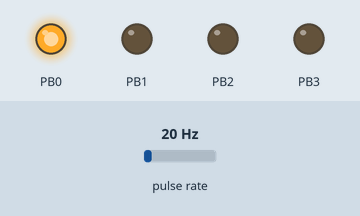
Bench run of a program on a simulated ATmega328P, built with avr-gcc and emulated at 1 MHz. On the bench: output pins drawn as LEDs (lit = HIGH). Wiring (inferred from the names in the program): pulse sensor: data PD4. Inputs (shaded band) come from the test bench; at power-on: pulse rate 20 Hz.

Above: at 1.2 s.
1.3 s: pulse rate (sensor on PD4) set to 50 Hz
At 1.9 s:
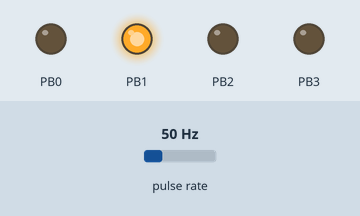
At 2.73 s:
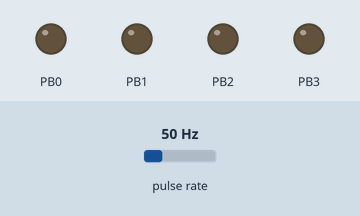
4.3 s: pulse rate (sensor on PD4) set to 4 Hz
At 5.8 s:
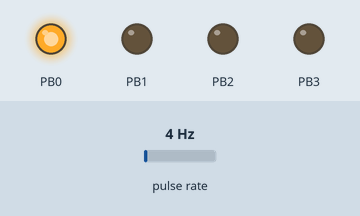
Timing chart, 0 to 7.3 s (numbered marks = the images above; inputs shaded):
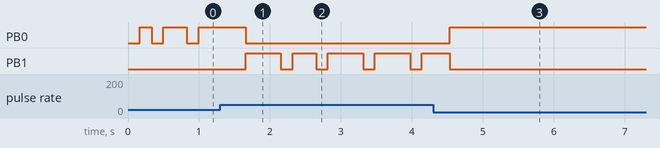

Measured:
- after the input at 1.3 s, PB1: LOW → HIGH after 0.36 s, → LOW 0.50 s later, → HIGH 0.17 s later, → LOW 0.33 s later, … (9 changes in this stretch)
- after the input at 4.3 s, PB0: LOW → HIGH after 0.24 s

The program:

main.c
```c
/*
 * IR(R).c
 *
 * Created: 10/06/2021 10:24:54 p. m.
 * Author : pablo
 */

#include <avr/io.h>
#include <util/delay.h>
#define F_CPU 1000000UL
#include "IRSTP/IRSTP.h"

int main(void)
{
	DDRB |=0x0F;
	PORTB|=0x00;
	int Cuenta = 0;
    while (1)
    {
		Cuenta = IR_initR();
		if(Cuenta == 1)
		{
			_delay_ms(100);
			PORTB = 0x01;
		}

		if(Cuenta == 2)
		{
			_delay_ms(100);
			PORTB &=~ 0x01;
		}

		if(Cuenta == 3)
		{
			_delay_ms(100);
			PORTB = 0x02;
		}

		if(Cuenta > 3)
		{
			_delay_ms(100);
			PORTB &=~ 0x02;
		}
    }
}
```

IRSTP.c
```c
/*
 * IRSTP.c
 *
 * Created: 10/06/2021 09:35:11 p. m.
 *  Author: pablo
 */
#include <avr/io.h>
#include <util/delay.h>

void IR_initT(int Pulses,int Output )//NO PASAR DE 15HZ!!
{

	DDRD |=(1<<Output);				//1 Pulso = 65,535
									//2 Pulsos = 32,768
	TCCR1B |= (1<<CS10);
	int Count = 0;

	TIFR1 &=~(0<<TOV1);				//Apagamos TOV1 para que no cuente
	TCNT1 = 65535 - Pulses;			//Le metemos el tiempo del pulso
	PORTD |= (1<<Output);			//Y ENCIENDE EL PUERTO PD
	while(!(TIFR1 &(1<<TOV1)));		//Mientras TOV1 = 0, QUEDATE AHI Y CUENTA

	TIFR1 &=~(0<<TOV1);				//Apagamos TOV1 para que no cuente
	TCNT1 = 65535 - Pulses;			////Le metemos el tiempo del pulso
	PORTD &=~ (1<<Output);			//Y EAPAGA EL PUERTO PD5
	while(!(TIFR1 &(1<<TOV1)));	    //Mientras TOV1 = 0, QUEDATE AHI Y CUENTA
}

int IR_initR()
{
	DDRD  |=(0<<4);
	PORTD |=(1<<4);

	TIFR1 &=~(0<<TOV1);
	TCCR1B |= (1<<CS10);
	TCNT1 = 0;
	TCNT0 = 0;
	for (int i = 0; i < 9 ; i+=1)
	{
		while(!(TIFR1 &(1<<TOV1)))
		{
			TCCR0B |=(1<<CS01)|(1<<CS02);	//Detecta cada flanco de subida
		}
	}
	return TCNT0;
}
```

IRSTP.h
```c
/*
 * IRSTP.h
 *
 * Created: 10/06/2021 09:32:06 p. m.
 *  Author: pablo
 */


#ifndef IRSTP_H_
#define IRSTP_H_


void IR_initT(int Pulses,int Output );	//Funcion que transmite
int IR_initR();	//Funcion que recive

#endif /* IRSTP_H_ */
```
